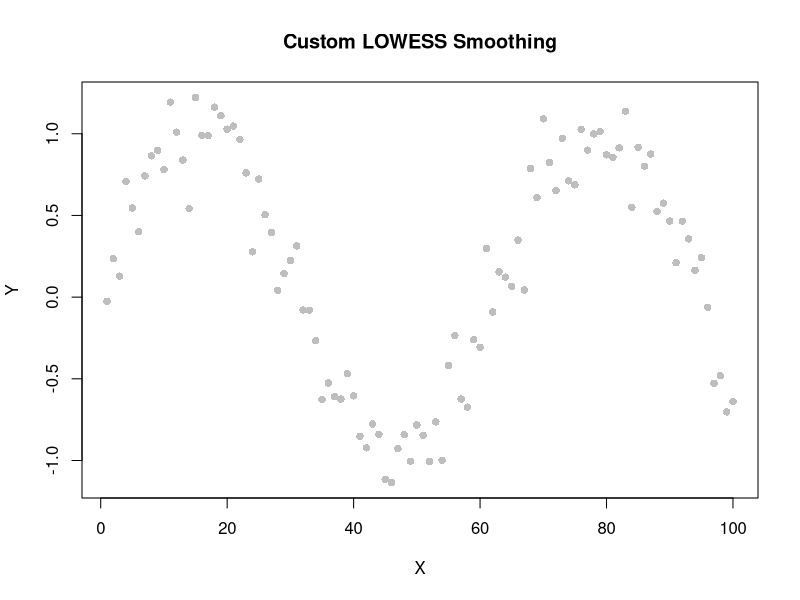
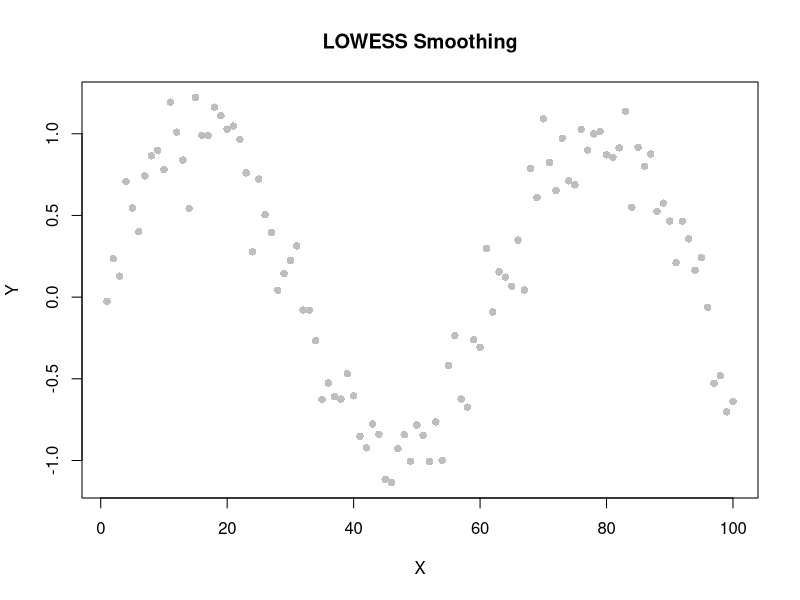

The R script that drew these images, in order:
## ---- chunk 1
#1.
## Set seed
set.seed(1)
x = seq(1,100)
e = rnorm(100, 0, 0.2)
y <- NULL

for( i in 1:100 ){
  y[i] = sin(x[i]/10)+e[i]
  i = i+1
}

## ---- chunk 2
#2.

customLowess <- function(x, y, f){
  if (f>0||f<1){
    n = length(x)
    k = f*n 
    w <- NULL ##weight for neighbour
    smoothed_y <- NULL  ##smoothed value for xi
    
    ## repeat for each xi
    for (i in 1:n){
      
      distance = abs((x[i]-x)) 
      ordered_ind = order(distance) ## index of distance, ordered in ascending order of value of distance
      neigbours_index = ordered_ind[1:round(k)] ## the index for the k number of closest neighbours
      
      dis_max = max(distance[neigbours_index])
      
      w = diag((1-((distance[neigbours_index])/dis_max)^3)^3)
      
      X = cbind(1, x[neigbours_index])
      
      beta = solve(t(X)%*%w%*%X)%*%t(X)%*%w%*%y[neigbours_index]
      
      smoothed_y[i] = beta[1] + beta[2]*x[i]
      
    }
    
    return(smoothed_y)
  }
  else{
    stop("span of smoothing should follow: 0 < f < 1")
  }
}


## ---- chunk 3
#3.
##using the customLowess
smoothed_custom <- customLowess(x, y, f = 0.5)  

##using the built-in Lowess
smoothed_builtin <- lowess(x, y, f = 0.5)

plot(x, y, main = "Custom LOWESS Smoothing", xlab = "X", ylab = "Y", pch = 16, col = "gray")

plot(x, y, main = "LOWESS Smoothing", xlab = "X", ylab = "Y", pch = 16, col = "gray")

